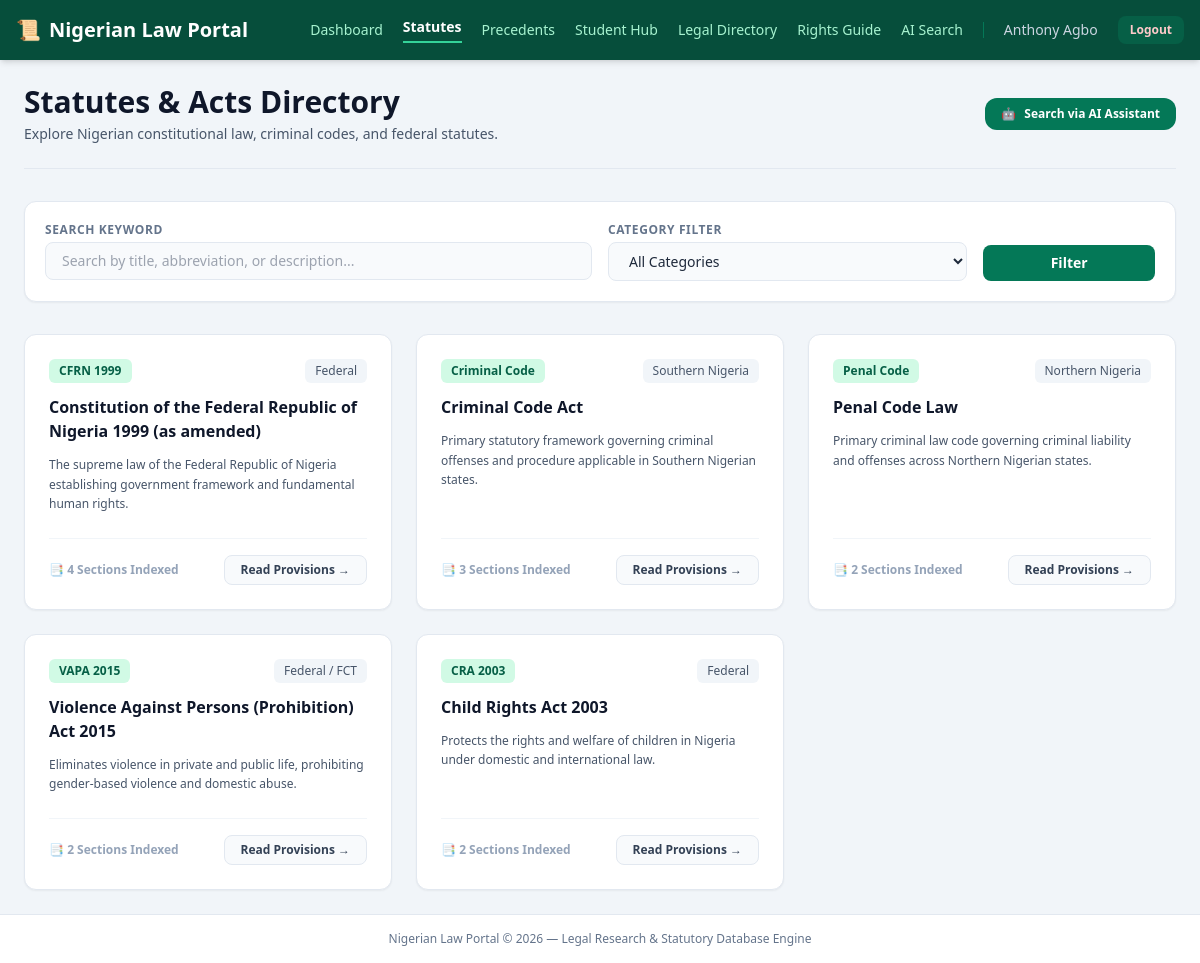
Page /laws (signed in) on the committed database.
### app.py (models this page shows, shortened)
class User(UserMixin, db.Model):
    id = db.Column(db.Integer, primary_key=True)
    full_name = db.Column(db.String(100), nullable=False)
    email = db.Column(db.String(120), unique=True, nullable=False)
    password_hash = db.Column(db.String(256), nullable=False)

class Statute(db.Model):
    id = db.Column(db.Integer, primary_key=True)
    title = db.Column(db.String(255), nullable=False)
    abbreviation = db.Column(db.String(20), nullable=False)
    category = db.Column(db.String(100), nullable=False)
    jurisdiction = db.Column(db.String(50), default="Federal")
    description = db.Column(db.Text, nullable=False)

### app.py (the view)
@app.route("/laws")
@login_required
def laws_directory():
    search_query = request.args.get("q", "").strip()
    category_filter = request.args.get("category", "").strip()
    query = Statute.query
    if search_query:
        query = query.filter(
            (Statute.title.ilike(f"%{search_query}%")) |
            (Statute.abbreviation.ilike(f"%{search_query}%")) |
            (Statute.description.ilike(f"%{search_query}%"))
        )
    if category_filter:
        query = query.filter(Statute.category == category_filter)
    statutes = query.all()
    categories = db.session.query(Statute.category).distinct().all()
    category_list = [c[0] for c in categories if c[0]]
    return render_template(
        "laws.html",
        statutes=statutes,
        categories=category_list,
        search_query=search_query,
        selected_category=category_filter
    )

### app.py (called while the page is built)
@login_manager.user_loader
def load_user(user_id):
    return db.session.get(User, int(user_id))

### templates/laws.html (shortened to what this page needs)
<!DOCTYPE html>
<html lang="en">
<head>
    <script src="https://cdn.tailwindcss.com"></script>
</head>
<body class="bg-slate-100 font-sans text-slate-800 min-h-screen flex flex-col">
    <nav class="bg-emerald-900 text-white p-4 shadow-md sticky top-0 z-50">
        <div class="max-w-7xl mx-auto flex justify-between items-center">
            <a href="/dashboard" class="text-xl font-bold flex items-center gap-2">
                <span>📜</span> Nigerian Law Portal
            </a>
            <div class="flex items-center gap-5 text-sm overflow-x-auto">
                <a href="/dashboard" class="text-emerald-200 hover:text-white transition-colors">Dashboard</a>
                <a href="/laws" class="text-white font-bold border-b-2 border-emerald-400 pb-1">Statutes</a>
                <a href="/cases" class="text-emerald-200 hover:text-white transition-colors">Precedents</a>
                <a href="/student-hub" class="text-emerald-200 hover:text-white transition-colors">Student Hub</a>
                <a href="/directory" class="text-emerald-200 hover:text-white transition-colors">Legal Directory</a>
                <a href="/rights-guide" class="text-emerald-200 hover:text-white transition-colors">Rights Guide</a>
                <a href="/ai-search" class="text-emerald-200 hover:text-white transition-colors">AI Search</a>
                <span class="text-slate-300 font-medium hidden md:inline">{{ current_user.full_name }}</span>
                <a href="/logout" class="bg-emerald-800 hover:bg-emerald-700 px-3 py-1.5 rounded-lg text-xs font-semibold text-red-200 hover:text-white transition-colors shrink-0">
                    Logout
                </a>
            </div>
        </div>
    </nav>
    <main class="max-w-7xl mx-auto p-6 flex-grow w-full space-y-8">
        <div class="flex flex-col md:flex-row md:items-center justify-between gap-4 border-b border-slate-200 pb-6">
            <div>
                <h1 class="text-2xl md:text-3xl font-bold text-slate-900">Statutes & Acts Directory</h1>
                <p class="text-slate-600 text-sm mt-1">Explore Nigerian constitutional law, criminal codes, and federal statutes.</p>
            </div>
            <a href="/ai-search" class="bg-emerald-700 hover:bg-emerald-800 text-white px-4 py-2 rounded-xl text-xs font-semibold transition-colors flex items-center gap-2 self-start md:self-auto">
                <span>🤖</span> Search via AI Assistant
            </a>
        </div>
        <div class="bg-white rounded-xl shadow-sm border border-slate-200 p-5">
            <form action="/laws" method="GET" class="grid grid-cols-1 md:grid-cols-12 gap-4">
                <div class="md:col-span-6">
                    <label class="block text-xs font-semibold text-slate-500 uppercase tracking-wider mb-1">Search Keyword</label>
                    <input type="text" name="q" value="{{ search_query }}"
                        placeholder="Search by title, abbreviation, or description..."
                        class="w-full px-4 py-2 border border-slate-200 rounded-lg focus:ring-2 focus:ring-emerald-500 outline-none text-sm bg-slate-50 focus:bg-white transition-all">
                </div>
                <div class="md:col-span-4">
                    <label class="block text-xs font-semibold text-slate-500 uppercase tracking-wider mb-1">Category Filter</label>
                    <select name="category" class="w-full px-4 py-2 border border-slate-200 rounded-lg focus:ring-2 focus:ring-emerald-500 outline-none text-sm bg-slate-50 focus:bg-white transition-all">
                        <option value="">All Categories</option>
                    </select>
                </div>
                <div class="md:col-span-2 flex items-end gap-2">
                    <button type="submit" class="w-full bg-emerald-700 hover:bg-emerald-800 text-white font-semibold py-2 rounded-lg text-sm transition-colors">
                        Filter
                    </button>
                </div>
            </form>
        </div>
        {% if statutes %}
            <div class="grid grid-cols-1 md:grid-cols-2 lg:grid-cols-3 gap-6">
                {% for statute in statutes %}
                    <div class="bg-white rounded-xl shadow-sm border border-slate-200 hover:border-emerald-300 transition-all flex flex-col justify-between p-6 group">
                        <div class="space-y-3">
                            <div class="flex items-center justify-between gap-2">
                                <span class="bg-emerald-100 text-emerald-800 text-xs font-bold px-2.5 py-1 rounded-md">
                                    {{ statute.abbreviation }}
                                </span>
                                <span class="text-xs bg-slate-100 text-slate-600 font-medium px-2.5 py-1 rounded-md">
                                    {{ statute.jurisdiction }}
                                </span>
                            </div>
                            <h2 class="text-base font-bold text-slate-900 group-hover:text-emerald-800 transition-colors line-clamp-2">
                                {{ statute.title }}
                            </h2>
                            <p class="text-xs text-slate-600 leading-relaxed line-clamp-3">
                                {{ statute.description }}
                            </p>
                        </div>
                        <div class="mt-6 pt-4 border-t border-slate-100 flex items-center justify-between">
                            <span class="text-xs font-semibold text-slate-400">
                                📑 {{ statute.sections|length }} Sections Indexed
                            </span>
                            <a href="/laws/{{ statute.id }}" class="bg-slate-50 group-hover:bg-emerald-700 group-hover:text-white text-slate-700 font-semibold px-4 py-1.5 rounded-lg text-xs transition-all border border-slate-200 group-hover:border-emerald-700 flex items-center gap-1">
                                Read Provisions →
                            </a>
                        </div>
                    </div>
                {% endfor %}
            </div>
        {% endif %}
    </main>
    <footer class="bg-white border-t border-slate-200 py-4 text-center text-xs text-slate-500">
        <p>Nigerian Law Portal © 2026 — Legal Research & Statutory Database Engine</p>
    </footer>
</body>
</html>

### rows in the picture
User: full_name "Anthony Agbo"
Statute: abbreviation "CFRN 1999", jurisdiction "Federal", title "Constitution of the Federal Republic of Nigeria 1999 (as amended)", description "The supreme law of the Federal Republic of Nigeria establishing government framework and fundamental human rights.", sections|length "4"
Statute: abbreviation "Criminal Code", jurisdiction "Southern Nigeria", title "Criminal Code Act", description "Primary statutory framework governing criminal offenses and procedure applicable in Southern Nigerian states.", sections|length "3"
Statute: abbreviation "Penal Code", jurisdiction "Northern Nigeria", title "Penal Code Law", description "Primary criminal law code governing criminal liability and offenses across Northern Nigerian states.", sections|length "2"
Statute: abbreviation "VAPA 2015", jurisdiction "Federal / FCT", title "Violence Against Persons (Prohibition) Act 2015", description "Eliminates violence in private and public life, prohibiting gender-based violence and domestic abuse.", sections|length "2"
Statute: abbreviation "CRA 2003", jurisdiction "Federal", title "Child Rights Act 2003", description "Protects the rights and welfare of children in Nigeria under domestic and international law.", sections|length "2"
